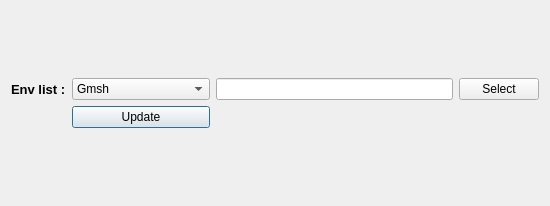
<?xml version="1.0" encoding="UTF-8"?>
<ui version="4.0">
 <class>EnvSetup</class>
 <widget class="QDialog" name="EnvSetup">
  <property name="geometry">
   <rect>
    <x>0</x>
    <y>0</y>
    <width>550</width>
    <height>206</height>
   </rect>
  </property>
  <property name="windowTitle">
   <string>Environment Setup</string>
  </property>
  <layout class="QGridLayout" name="gridLayout">
   <item row="1" column="2">
    <widget class="QLineEdit" name="txt_dir"/>
   </item>
   <item row="2" column="1">
    <widget class="QPushButton" name="btn_update">
     <property name="text">
      <string>Update</string>
     </property>
    </widget>
   </item>
   <item row="2" column="2" colspan="2">
    <spacer name="horizontalSpacer">
     <property name="orientation">
      <enum>Qt::Horizontal</enum>
     </property>
     <property name="sizeHint" stdset="0">
      <size>
       <width>368</width>
       <height>20</height>
      </size>
     </property>
    </spacer>
   </item>
   <item row="2" column="0">
    <spacer name="horizontalSpacer_2">
     <property name="orientation">
      <enum>Qt::Horizontal</enum>
     </property>
     <property name="sizeHint" stdset="0">
      <size>
       <width>71</width>
       <height>20</height>
      </size>
     </property>
    </spacer>
   </item>
   <item row="1" column="1">
    <widget class="QComboBox" name="cmb_env">
     <item>
      <property name="text">
       <string>Gmsh</string>
      </property>
     </item>
     <item>
      <property name="text">
       <string>Elmer</string>
      </property>
     </item>
     <item>
      <property name="text">
       <string>Ansys Q3D (IPY 64)</string>
      </property>
     </item>
     <item>
      <property name="text">
       <string>FastHenry</string>
      </property>
     </item>
    </widget>
   </item>
   <item row="0" column="1">
    <spacer name="verticalSpacer_3">
     <property name="orientation">
      <enum>Qt::Vertical</enum>
     </property>
     <property name="sizeHint" stdset="0">
      <size>
       <width>18</width>
       <height>59</height>
      </size>
     </property>
    </spacer>
   </item>
   <item row="3" column="1">
    <spacer name="verticalSpacer">
     <property name="orientation">
      <enum>Qt::Vertical</enum>
     </property>
     <property name="sizeHint" stdset="0">
      <size>
       <width>18</width>
       <height>59</height>
      </size>
     </property>
    </spacer>
   </item>
   <item row="1" column="3">
    <widget class="QPushButton" name="btn_selectdir">
     <property name="text">
      <string>Select</string>
     </property>
    </widget>
   </item>
   <item row="1" column="0">
    <widget class="QLabel" name="label">
     <property name="font">
      <font>
       <pointsize>10</pointsize>
       <weight>75</weight>
       <bold>true</bold>
      </font>
     </property>
     <property name="text">
      <string>Env list :</string>
     </property>
    </widget>
   </item>
  </layout>
 </widget>
 <resources/>
 <connections/>
</ui>
